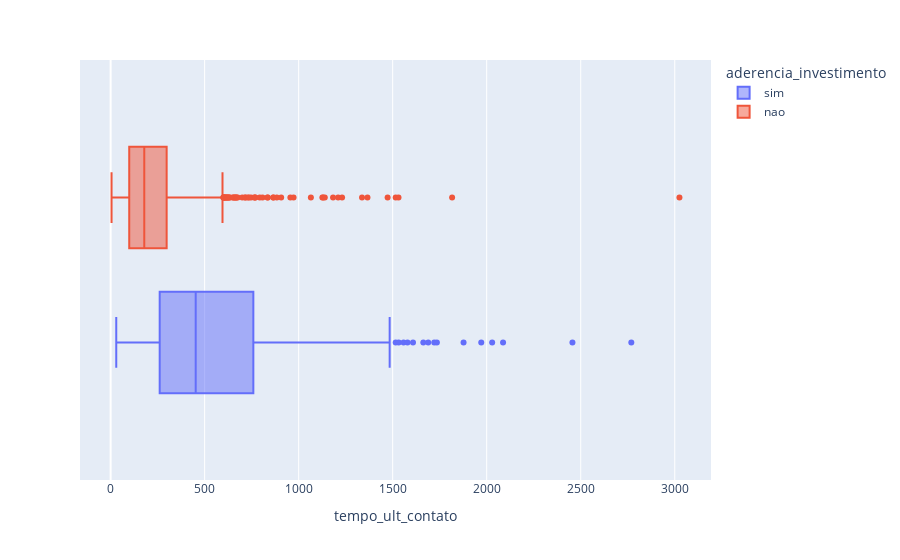

The notebook cell saved with this chart:
### Code cell
px.box(dados, x="tempo_ult_contato", color="aderencia_investimento")

### Figure 1 — Plotly figure (JSON) as saved in the notebook; plotly's stock layout.template omitted (floating-point values rounded to 4 significant figures; data arrays with more than 128 entries replaced by an {"elided": "..."} marker saying what was removed)
{"data": [{"alignmentgroup": "True", "hovertemplate": "aderencia_investimento=sim<br>tempo_ult_contato=%{x}<extra></extra>", "legendgroup": "sim", "marker": {"color": "#636efa"}, "name": "sim", "notched": false, "offsetgroup": "sim", "orientation": "h", "showlegend": true, "type": "box", "x": {"elided": "502 int values"}, "x0": " ", "xaxis": "x", "y0": " ", "yaxis": "y"}, {"alignmentgroup": "True", "hovertemplate": "aderencia_investimento=nao<br>tempo_ult_contato=%{x}<extra></extra>", "legendgroup": "nao", "marker": {"color": "#EF553B"}, "name": "nao", "notched": false, "offsetgroup": "nao", "orientation": "h", "showlegend": true, "type": "box", "x": {"elided": "766 int values"}, "x0": " ", "xaxis": "x", "y0": " ", "yaxis": "y"}], "layout": {"boxmode": "group", "legend": {"title": {"text": "aderencia_investimento"}, "tracegroupgap": 0}, "margin": {"t": 60}, "xaxis": {"anchor": "y", "domain": [0, 1], "title": {"text": "tempo_ult_contato"}}, "yaxis": {"anchor": "x", "domain": [0, 1]}}}
